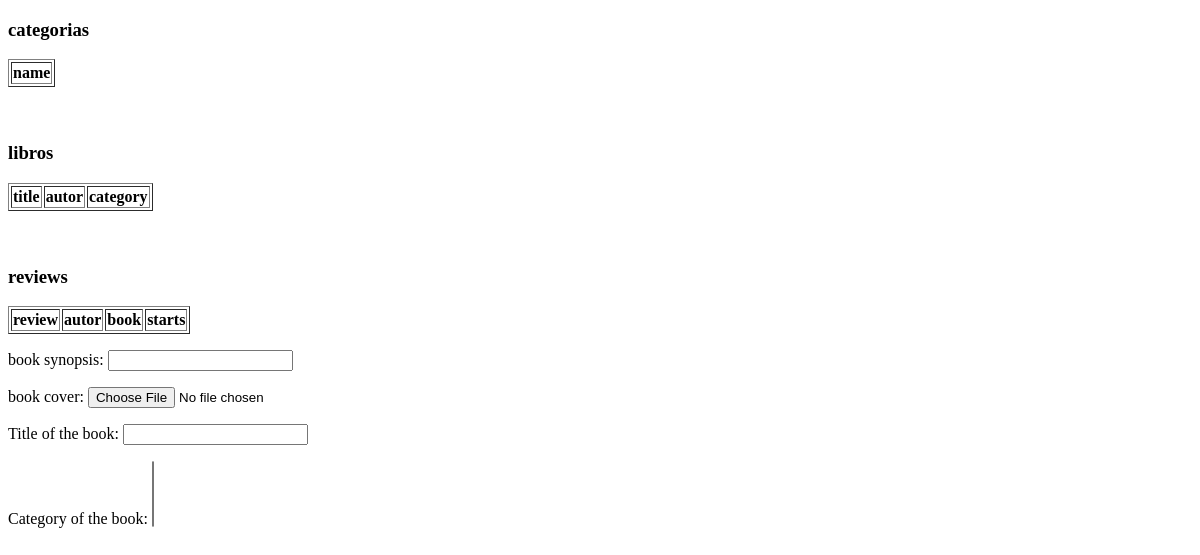
Page /books/list/ on the earlier database version.
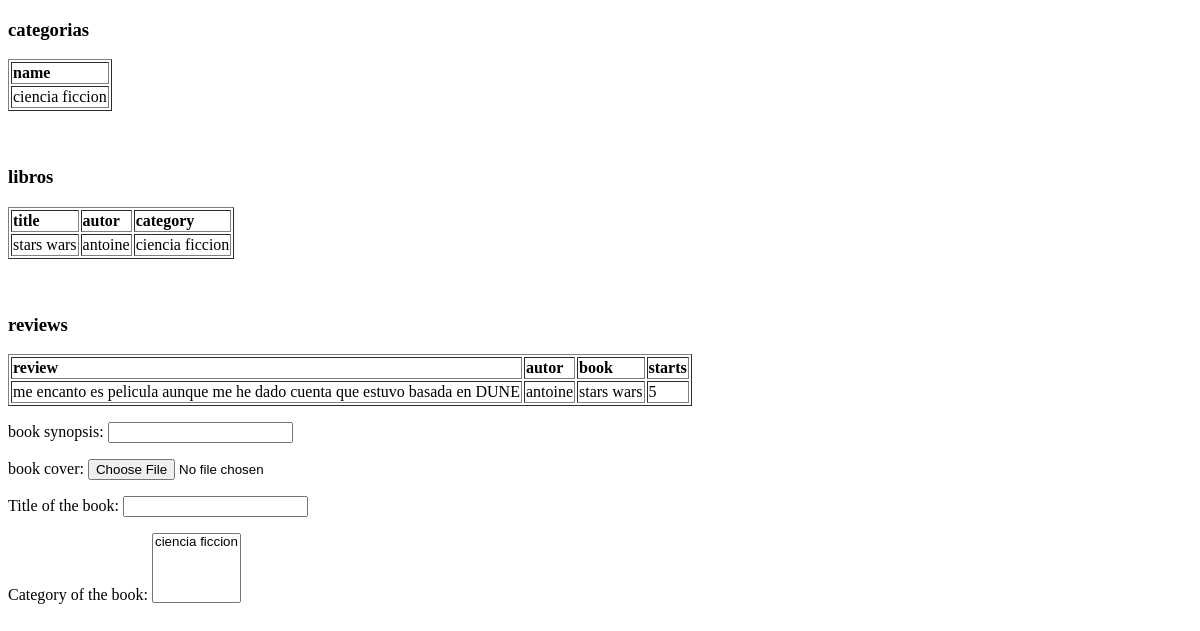
Same page on the later database version.
### apps/books/models.py (models this page shows, shortened)
class Category(models.Model):
    name = models.CharField("name of category", max_length=20, null=False, blank=False)
    class Meta:
        verbose_name = 'Category'
        verbose_name_plural = 'Categorys'
    def __str__(self):
        return self.name

class Book(models.Model):
    title = models.CharField("Title of the book", max_length=80, unique=True, null=False, blank=False)
    autor = models.ForeignKey("author.Author", models.SET_NULL, blank=True, null=True,)
    category = models.ManyToManyField(Category)
    synopsis = models.CharField(max_length=255, null=True, blank=True)
    photo = models.ImageField("Photo of the book", upload_to="books_img", null=True, blank=True)
    publication_date = models.DateField(auto_now_add=True)
    class Meta:
        verbose_name = 'Book'
        verbose_name_plural = 'Books'
    def __str__(self):
        return self.title

class Review(models.Model):
    STARS = (
        ("1", "one star"),
        ("2", "Two stars"),
        ("3", "Three stars"),
        ("4", "Four stars"),
        ("5", "Five stars"),
    )
    message = models.TextField("Review of the autor", null=False, blank=False)
    stars = models.CharField(max_length=1, choices=STARS, null=False, blank=False)
    autor = models.ForeignKey("author.Author", on_delete=models.CASCADE)
    book = models.ForeignKey(Book, on_delete=models.CASCADE)
    class Meta:
        verbose_name = 'Review'
        verbose_name_plural = 'Reviews'

### apps/author/models.py (models this page shows, shortened)
class Author(AbstractBaseUser):
    COUNTRIES = (
        ("VEN", "Venezolano"),
        ("ESP", "Español"),
        ("COL", "Colombiano"),
        ("PER", "Peruano"),
    )
    SEX = (
        ("MAN", "Man"),
        ("WOM", "Woman"),
        ("???", "???"),
    )
    username = models.CharField("Username", unique=True, max_length = 100)
    email = models.EmailField("Email", unique=True, max_length = 100, blank=False, null=False)
    first_name = models.CharField(max_length=100, null=False, blank=False)
    last_name = models.CharField(max_length=100, null=True, blank=True)
    photo = models.ImageField("Photo of the author", upload_to="authors_img", null=True, blank=True)
    description = models.CharField("Author's description", max_length=255, null=True, blank=True)
    nationality = models.CharField("Author's nationality", max_length=3, choices=COUNTRIES, null=True, blank=True)
    sex = models.CharField("Gender", max_length=3, choices=SEX, null=True, blank=True)
    is_admin = models.BooleanField(default=False)
    objects = AuthorManager()
    USERNAME_FIELD = "username"
    REQUIRED_FIELDS = ["first_name", "email"]
    class Meta:
        verbose_name = 'Autor'
        verbose_name_plural = 'Autors'
    def __str__(self):
        return self.username

### apps/books/views.py (the view)
# urls.py: path('list/', HomeBookView.as_view(), name='list'),
class HomeBookView(View):
    def get(self, request, *args, **kwargs):
        context = {
            "books": Book.objects.all(),
            "categorys": Category.objects.all(),
            "reviews": Review.objects.all(),
            "form": BookForm
        }
        return render(request, "books.html", context)

### templates/books.html (shortened to what this page needs)
<!DOCTYPE html>
<html lang="en">
<head>
</head>
<body>
    <h3>categorias</h3>
        <table border="1px">
            <tr>
                <td><b>name</b></td>
            </tr>
            {% for c in categorys %}
                <tr>
                    <td>{{c.name}}</td>
                </tr>
            {% endfor %}
        </table>
<br><br>
<h3>libros</h3>
        <table border="1px">
            <tr>
                <td><b>title</b></td>
                <td><b>autor</b></td>
                <td><b>category</b></td>
            </tr>
            {% for b in books %}
                <tr>
                    <td>{{b.title}}</td>
                    <td>{{b.autor}}</td>
                    <td>
                        {% for cate in b.category.all %}
                            {{cate}}
                        {% endfor %}
                    </td>
                </tr>
            {% endfor %}
        </table>
<br><br>
<h3>reviews</h3>
        <table border="1px">
            <tr>
                <td><b>review</b></td>
                <td><b>autor</b></td>
                <td><b>book</b></td>
                <td><b>starts</b></td>
            </tr>
            {% for r in reviews %}
                <tr>
                    <td>{{r.message}}</td>
                    <td>{{r.autor}}</td>
                    <td>{{r.book}}</td>
                    <td>{{r.stars}}</td>
                </tr>
            {% endfor %}
        </table>
{% if form %}
    {{form.as_p}}
{% endif %}
</body>
</html>

Differences in the rows shown:
added Category: name "ciencia ficcion"
added Book: title "stars wars", autor "antoine"
added Review: message "me encanto es pelicula aunque me he dado cuenta que estuvo basada en DUNE", autor "antoine", book "stars wars", stars "5"
Other differences:
form field category: (not shown) → "ciencia ficcion"
